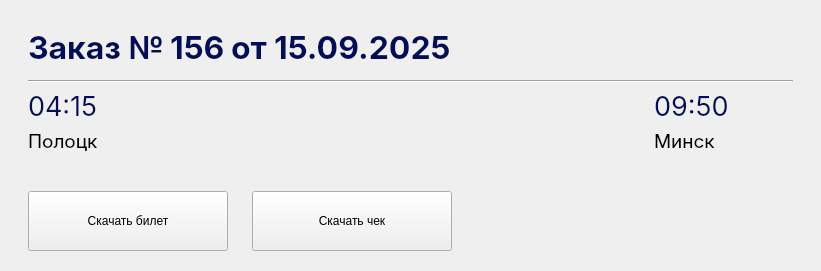
                  <widget class="QWidget" name="roundedWidget_4" native="true">
                   <property name="sizePolicy">
                    <sizepolicy hsizetype="Preferred" vsizetype="Fixed">
                     <horstretch>0</horstretch>
                     <verstretch>0</verstretch>
                    </sizepolicy>
                   </property>
                   <property name="minimumSize">
                    <size>
                     <width>821</width>
                     <height>271</height>
                    </size>
                   </property>
                   <property name="maximumSize">
                    <size>
                     <width>821</width>
                     <height>271</height>
                    </size>
                   </property>
                   <layout class="QVBoxLayout" name="verticalLayout_65">
                    <property name="leftMargin">
                     <number>28</number>
                    </property>
                    <property name="topMargin">
                     <number>20</number>
                    </property>
                    <property name="rightMargin">
                     <number>28</number>
                    </property>
                    <property name="bottomMargin">
                     <number>20</number>
                    </property>
                    <item>
                     <layout class="QHBoxLayout" name="horizontalLayout_38">
                      <item>
                       <layout class="QHBoxLayout" name="horizontalLayout_36">
                        <item>
                         <widget class="QLabel" name="label_42">
                          <property name="font">
                           <font>
                            <family>Inter</family>
                            <pointsize>24</pointsize>
                            <weight>75</weight>
                            <bold>true</bold>
                           </font>
                          </property>
                          <property name="styleSheet">
                           <string notr="true">color: #010E59;</string>
                          </property>
                          <property name="text">
                           <string>Заказ №</string>
                          </property>
                         </widget>
                        </item>
                        <item>
                         <widget class="QLabel" name="orderNumber">
                          <property name="font">
                           <font>
                            <family>Inter</family>
                            <pointsize>24</pointsize>
                            <weight>75</weight>
                            <bold>true</bold>
                           </font>
                          </property>
                          <property name="styleSheet">
                           <string notr="true">color: #010E59;</string>
                          </property>
                          <property name="text">
                           <string>156</string>
                          </property>
                         </widget>
                        </item>
                       </layout>
                      </item>
                      <item>
                       <layout class="QHBoxLayout" name="horizontalLayout_37">
                        <item>
                         <widget class="QLabel" name="label_43">
                          <property name="font">
                           <font>
                            <family>Inter</family>
                            <pointsize>24</pointsize>
                            <weight>75</weight>
                            <bold>true</bold>
                           </font>
                          </property>
                          <property name="styleSheet">
                           <string notr="true">color: #010E59;</string>
                          </property>
                          <property name="text">
                           <string>от</string>
                          </property>
                         </widget>
                        </item>
                        <item>
                         <widget class="QLabel" name="orderDate">
                          <property name="font">
                           <font>
                            <family>Inter</family>
                            <pointsize>24</pointsize>
                            <weight>75</weight>
                            <bold>true</bold>
                           </font>
                          </property>
                          <property name="styleSheet">
                           <string notr="true">color: #010E59;</string>
                          </property>
                          <property name="text">
                           <string>15.09.2025</string>
                          </property>
                         </widget>
                        </item>
                       </layout>
                      </item>
                      <item>
                       <spacer name="horizontalSpacer_23">
                        <property name="orientation">
                         <enum>Qt::Horizontal</enum>
                        </property>
                        <property name="sizeHint" stdset="0">
                         <size>
                          <width>40</width>
                          <height>20</height>
                         </size>
                        </property>
                       </spacer>
                      </item>
                     </layout>
                    </item>
                    <item>
                     <widget class="Line" name="line_12">
                      <property name="orientation">
                       <enum>Qt::Horizontal</enum>
                      </property>
                     </widget>
                    </item>
                    <item>
                     <layout class="QHBoxLayout" name="horizontalLayout_39">
                      <property name="spacing">
                       <number>12</number>
                      </property>
                      <property name="leftMargin">
                       <number>0</number>
                      </property>
                      <property name="topMargin">
                       <number>0</number>
                      </property>
                      <property name="bottomMargin">
                       <number>32</number>
                      </property>
                      <item>
                       <layout class="QVBoxLayout" name="verticalLayout_64">
                        <property name="spacing">
                         <number>6</number>
                        </property>
                        <item>
                         <widget class="QLabel" name="orderDepartureTime">
                          <property name="sizePolicy">
                           <sizepolicy hsizetype="Fixed" vsizetype="Preferred">
                            <horstretch>0</horstretch>
                            <verstretch>0</verstretch>
                           </sizepolicy>
                          </property>
                          <property name="font">
                           <font>
                            <family>Inter</family>
                            <pointsize>20</pointsize>
                           </font>
                          </property>
                          <property name="styleSheet">
                           <string notr="true">color: #010E59;</string>
                          </property>
                          <property name="text">
                           <string>04:15</string>
                          </property>
                         </widget>
                        </item>
                        <item>
                         <widget class="QLabel" name="label_44">
                          <property name="font">
                           <font>
                            <family>Inter</family>
                            <pointsize>14</pointsize>
                           </font>
                          </property>
                          <property name="text">
                           <string>Полоцк</string>
                          </property>
                         </widget>
                        </item>
                       </layout>
                      </item>
                      <item>
                       <spacer name="horizontalSpacer_21">
                        <property name="orientation">
                         <enum>Qt::Horizontal</enum>
                        </property>
                        <property name="sizeHint" stdset="0">
                         <size>
                          <width>40</width>
                          <height>20</height>
                         </size>
                        </property>
                       </spacer>
                      </item>
                      <item>
                       <layout class="QVBoxLayout" name="verticalLayout_66">
                        <property name="spacing">
                         <number>6</number>
                        </property>
                        <property name="rightMargin">
                         <number>64</number>
                        </property>
                        <item>
                         <widget class="QLabel" name="orderArivingTime">
                          <property name="sizePolicy">
                           <sizepolicy hsizetype="Fixed" vsizetype="Preferred">
                            <horstretch>0</horstretch>
                            <verstretch>0</verstretch>
                           </sizepolicy>
                          </property>
                          <property name="font">
                           <font>
                            <family>Inter</family>
                            <pointsize>20</pointsize>
                           </font>
                          </property>
                          <property name="styleSheet">
                           <string notr="true">color: #010E59;</string>
                          </property>
                          <property name="text">
                           <string>09:50</string>
                          </property>
                         </widget>
                        </item>
                        <item>
                         <widget class="QLabel" name="label_47">
                          <property name="font">
                           <font>
                            <family>Inter</family>
                            <pointsize>14</pointsize>
                           </font>
                          </property>
                          <property name="text">
                           <string>Минск</string>
                          </property>
                         </widget>
                        </item>
                       </layout>
                      </item>
                     </layout>
                    </item>
                    <item>
                     <layout class="QHBoxLayout" name="horizontalLayout_40">
                      <property name="spacing">
                       <number>24</number>
                      </property>
                      <item>
                       <widget class="QPushButton" name="pushButton_4">
                        <property name="minimumSize">
                         <size>
                          <width>200</width>
                          <height>60</height>
                         </size>
                        </property>
                        <property name="maximumSize">
                         <size>
                          <width>200</width>
                          <height>60</height>
                         </size>
                        </property>
                        <property name="cursor">
                         <cursorShape>PointingHandCursor</cursorShape>
                        </property>
                        <property name="text">
                         <string>Скачать билет</string>
                        </property>
                       </widget>
                      </item>
                      <item>
                       <widget class="QPushButton" name="unfilledPushButton_downloadTicket">
                        <property name="minimumSize">
                         <size>
                          <width>200</width>
                          <height>60</height>
                         </size>
                        </property>
                        <property name="maximumSize">
                         <size>
                          <width>200</width>
                          <height>60</height>
                         </size>
                        </property>
                        <property name="cursor">
                         <cursorShape>PointingHandCursor</cursorShape>
                        </property>
                        <property name="text">
                         <string>Скачать чек</string>
                        </property>
                       </widget>
                      </item>
                      <item>
                       <spacer name="horizontalSpacer_22">
                        <property name="orientation">
                         <enum>Qt::Horizontal</enum>
                        </property>
                        <property name="sizeHint" stdset="0">
                         <size>
                          <width>40</width>
                          <height>20</height>
                         </size>
                        </property>
                       </spacer>
                      </item>
                     </layout>
                    </item>
                   </layout>
                  </widget>
